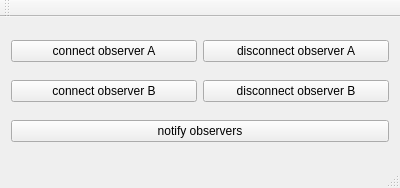
<?xml version="1.0" encoding="UTF-8"?>
<ui version="4.0">
 <class>ObserverExample</class>
 <widget class="QMainWindow" name="ObserverExample">
  <property name="geometry">
   <rect>
    <x>0</x>
    <y>0</y>
    <width>400</width>
    <height>188</height>
   </rect>
  </property>
  <property name="windowTitle">
   <string>ObserverExample</string>
  </property>
  <widget class="QWidget" name="centralWidget">
   <layout class="QVBoxLayout" name="verticalLayout">
    <item>
     <layout class="QHBoxLayout" name="horizontalLayout">
      <item>
       <widget class="QPushButton" name="pushButtonConnectA">
        <property name="text">
         <string>connect observer A</string>
        </property>
       </widget>
      </item>
      <item>
       <widget class="QPushButton" name="pushButtonDisconnectA">
        <property name="text">
         <string>disconnect observer A</string>
        </property>
       </widget>
      </item>
     </layout>
    </item>
    <item>
     <layout class="QHBoxLayout" name="horizontalLayout_2">
      <item>
       <widget class="QPushButton" name="pushButtonConnectB">
        <property name="text">
         <string>connect observer B</string>
        </property>
       </widget>
      </item>
      <item>
       <widget class="QPushButton" name="pushButtonDisconnectB">
        <property name="text">
         <string>disconnect observer B</string>
        </property>
       </widget>
      </item>
     </layout>
    </item>
    <item>
     <widget class="QPushButton" name="pushButtonNotifyObservers">
      <property name="text">
       <string>notify observers</string>
      </property>
     </widget>
    </item>
   </layout>
  </widget>
  <widget class="QMenuBar" name="menuBar">
   <property name="geometry">
    <rect>
     <x>0</x>
     <y>0</y>
     <width>400</width>
     <height>22</height>
    </rect>
   </property>
  </widget>
  <widget class="QToolBar" name="mainToolBar">
   <attribute name="toolBarArea">
    <enum>TopToolBarArea</enum>
   </attribute>
   <attribute name="toolBarBreak">
    <bool>false</bool>
   </attribute>
  </widget>
  <widget class="QStatusBar" name="statusBar"/>
 </widget>
 <layoutdefault spacing="6" margin="11"/>
 <resources/>
 <connections/>
</ui>
